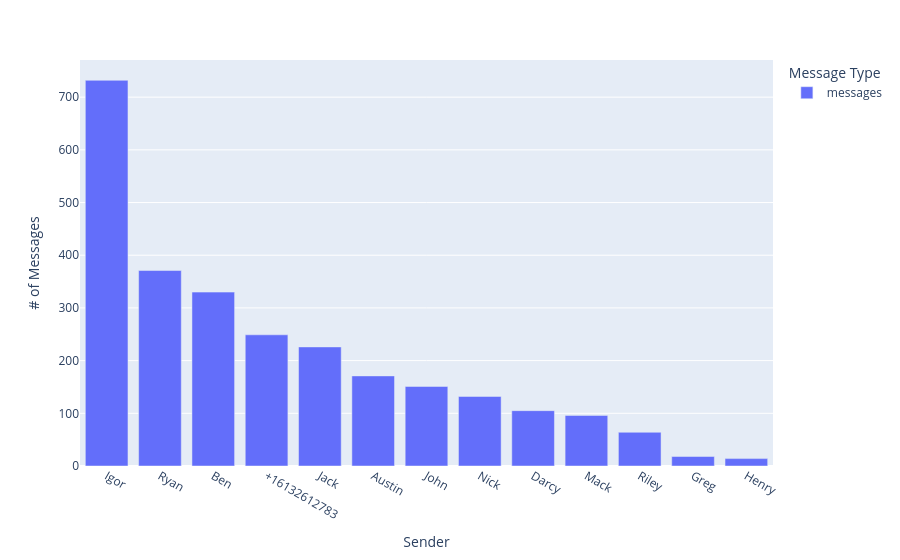

Notebook code cell kept with this figure:
### Code cell
px.bar(text_count.loc[text_count['messages'] > 10]['messages'], labels={'value' : '# of Messages', 'variable' : 'Message Type', 'sender' : 'Sender'})

### Figure 1 — Plotly figure (JSON) as saved in the notebook; plotly's stock layout.template omitted (floating-point values rounded to 4 significant figures)
{"data": [{"alignmentgroup": "True", "hovertemplate": "Message Type=messages<br>Sender=%{x}<br># of Messages=%{y}<extra></extra>", "legendgroup": "messages", "marker": {"color": "#636efa", "pattern": {"shape": ""}}, "name": "messages", "offsetgroup": "messages", "orientation": "v", "showlegend": true, "textposition": "auto", "type": "bar", "x": ["Igor", "Ryan", "Ben", "+16132612783", "Jack", "Austin", "John", "Nick", "Darcy", "Mack", "Riley", "Greg", "Henry"], "xaxis": "x", "y": [732, 371, 330, 249, 226, 171, 151, 132, 105, 96, 64, 18, 14], "yaxis": "y"}], "layout": {"barmode": "relative", "legend": {"title": {"text": "Message Type"}, "tracegroupgap": 0}, "margin": {"t": 60}, "xaxis": {"anchor": "y", "domain": [0, 1], "title": {"text": "Sender"}}, "yaxis": {"anchor": "x", "domain": [0, 1], "title": {"text": "# of Messages"}}}}
